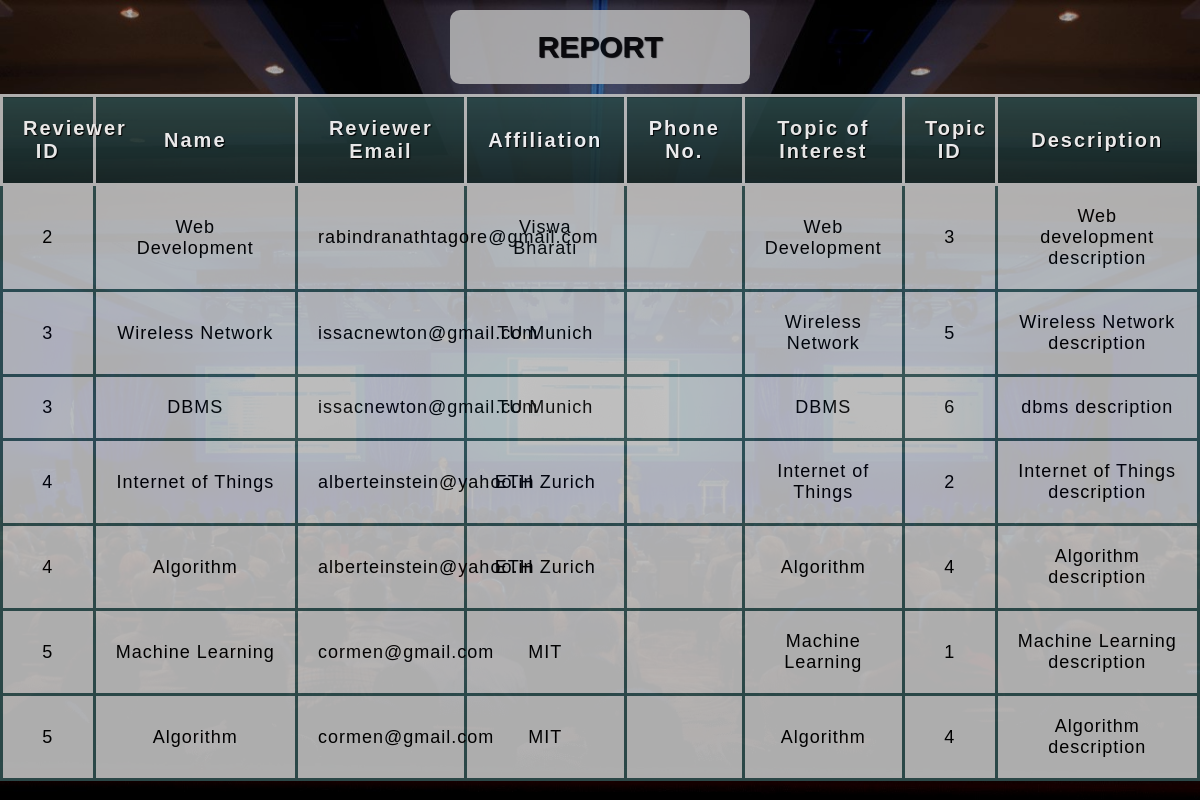
The page /query/query4.php on the database its author committed.
### tables this page shows
CREATE TABLE `reviewer` (
  `email` varchar(50) NOT NULL,
  `reviewer_id` int(10) NOT NULL,
  `affiliation` varchar(50) NOT NULL,
  `name` varchar(30) NOT NULL,
  `phone` varchar(20) NOT NULL,
  `submission_date` date NOT NULL
);

CREATE TABLE `topic` (
  `topic_id` int(10) NOT NULL,
  `name` varchar(200) NOT NULL,
  `description` varchar(1000) NOT NULL
);

### query/query4.php (the view, shortened to what this page needs)
<!DOCTYPE html>
<html>
<head>
	<link rel='stylesheet' type='text/css' href="css/query4_styles.css">
</head>
<body>
<?php
$servername = "localhost";
$username="root";
$password="";
$dbname="conference";
$conn = new mysqli($servername, $username, $password, $dbname);
$sql = "SELECT r.reviewer_id,r.name,r.email,r.affiliation,r.phone,t.topic_id,t.name,t.description
		FROM reviewer r,expertize e,topic t
		WHERE r.reviewer_id=e.reviewer_id AND e.topic_id=t.topic_id";
$result = $conn->query($sql);
echo "<table>
			<caption>REPORT</caption>
			<thead>
			<tr>
				<th scope='col'>Reviewer ID</th>
				<th scope='col'>Name</th>
				<th scope='col'>Reviewer Email</th>
				<th scope='col'>Affiliation</th>
				<th scope='col'>Phone No.</th>
				<th scope='col'>Topic of Interest</th>
				<th scope='col'>Topic ID</th>
				<th scope='col'>Description</th>
			</tr>
		</thead>
		<tbody>";
if($result->num_rows > 0){
	while($row = mysqli_fetch_array($result)) {
		echo "<tr>
    	 			<td>".$row["reviewer_id"]."</td>
    	 			<td>".$row["name"]."</td>
    	 			<td>".$row["email"]."</td>
    	 			<td>".$row["affiliation"]."</td>
    	 			<td>".$row["phone"]."</td>
    	 			<td>".$row["name"]."</td>
    	 			<td>".$row["topic_id"]."</td>
    	 			<td>".$row["description"]."</td>
    	 		</tr>";
	}
}
else {
    echo "0 results";
}
echo "</tbody></table>";
?>
</body>
</html>

### query/css/query4_styles.css (style rules this page uses)
body { margin: 0; padding: 0; background: url(conference.jpg) no-repeat center center fixed; background-size: cover; font-family: sans-serif; }
table { table-layout: fixed; width: 100%; border-collapse: collapse; font-size: 18px; background-color: silver; opacity: 0.9; border-radius: 10px; }
thead th:nth-child(1) { width: 7%; }
thead th:nth-child(2) { width: 20%; }
thead th:nth-child(3) { width: 16%; }
thead th:nth-child(4) { width: 15%; }
thead th:nth-child(5) { width: 10%; }
thead th:nth-child(6) { width: 15%; }
thead th:nth-child(7) { width: 7%; }
thead th:nth-child(8) { width: 20%; }
caption { width: 25%; margin-left: 37.5%; padding-top: 20px; padding-bottom: 20px; background-color: silver; font-size: 30px; font-weight: bold; text-shadow: 1px 1px 1px black; border-radius: 10px; margin-bottom: 10px; margin-top: 10px; opacity: 0.9; }
th, td { padding: 20px; }
th { letter-spacing: 2px; font-size: 20px; }
td { letter-spacing: 1px; }
tbody td, th { text-align: center; border: 3px solid darkslategray; }
thead { background-color: darkslategray; color: white; text-shadow: 1px 1px 1px black; }
thead th { background: linear-gradient(to bottom, rgba(0,0,0,0.1), rgba(0,0,0,0.5)); border: 3px solid silver; }

### rows shown on the page
reviewer: reviewer_id "2", topic.name "Web Development", email "rabindranathtagore@gmail.com", affiliation "Viswa Bharati", topic.topic_id "3", topic.description "Web development description"
reviewer: reviewer_id "3", topic.name "Wireless Network", email "issacnewton@gmail.com", affiliation "TU Munich", topic.topic_id "5", topic.description "Wireless Network description", topic.name "DBMS", topic.topic_id "6", topic.description "dbms description"
reviewer: reviewer_id "4", topic.name "Internet of Things", email "alberteinstein@yahoo.in", affiliation "ETH Zurich", topic.topic_id "2", topic.description "Internet of Things description", topic.name "Algorithm", topic.topic_id "4", topic.description "Algorithm description"
reviewer: reviewer_id "5", topic.name "Machine Learning", email "cormen@gmail.com", affiliation "MIT", topic.topic_id "1", topic.description "Machine Learning description", topic.name "Algorithm", topic.topic_id "4", topic.description "Algorithm description"
